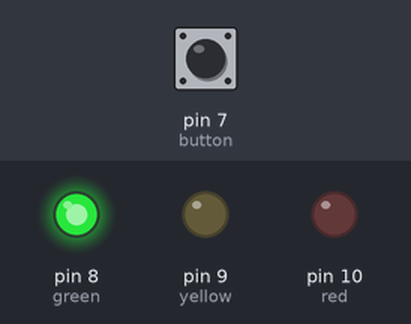
This sketch was run on a simulated Arduino Uno, built with avr-gcc and run on an emulated ATmega328P. On the bench: output pins drawn as LEDs (lit = HIGH). The test bench sets the inputs (shaded band); at power-on: pin 7 (button) HIGH.

Above: at 1.5 s.
At 3.5 s:
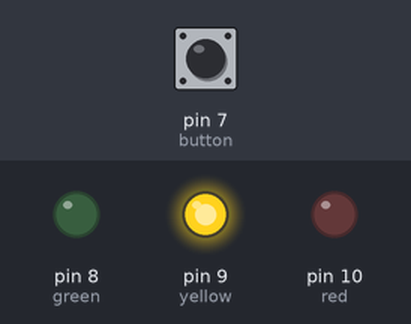
At 5.5 s:
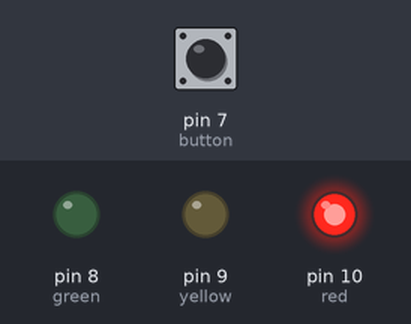
Timing chart, 0 to 9.1 s (numbered marks = the images above):
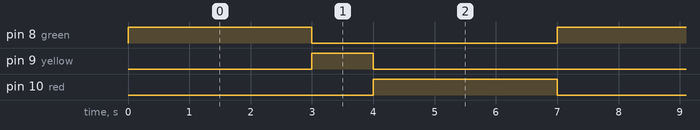

Measured:
- by itself, pin 8 (green), pin 10 (red): alternates HIGH for 3.0 s and LOW for 4.0 s
- by itself, pin 9 (yellow): alternates HIGH for 1.0 s and LOW for 6.0 s
- by itself, everything shown: repeats every 7.0 s, in 4 steps

The sketch:

brilliant_uusam_lappi1.ino
```cpp
int red = 10;
int yellow = 9;
int green = 8;
int button = 7;

void setup() {
  pinMode(red, OUTPUT);
  pinMode(yellow, OUTPUT);
  pinMode(green, OUTPUT);

  pinMode(button, INPUT_PULLUP);  // IMPORTANT
}

void loop() {

  int state = digitalRead(button);

  if (state == LOW) {   // button pressed
    // Emergency mode
    digitalWrite(red, HIGH);
    digitalWrite(yellow, LOW);
    digitalWrite(green, LOW);


  }
  else
  {
    // Normal traffic signal
    digitalWrite(green, HIGH);
    delay(3000);

    digitalWrite(green, LOW);
    digitalWrite(yellow, HIGH);
    delay(1000);

    digitalWrite(yellow, LOW);
    digitalWrite(red, HIGH);
    delay(3000);

    digitalWrite(red, LOW);
  }
}
```
